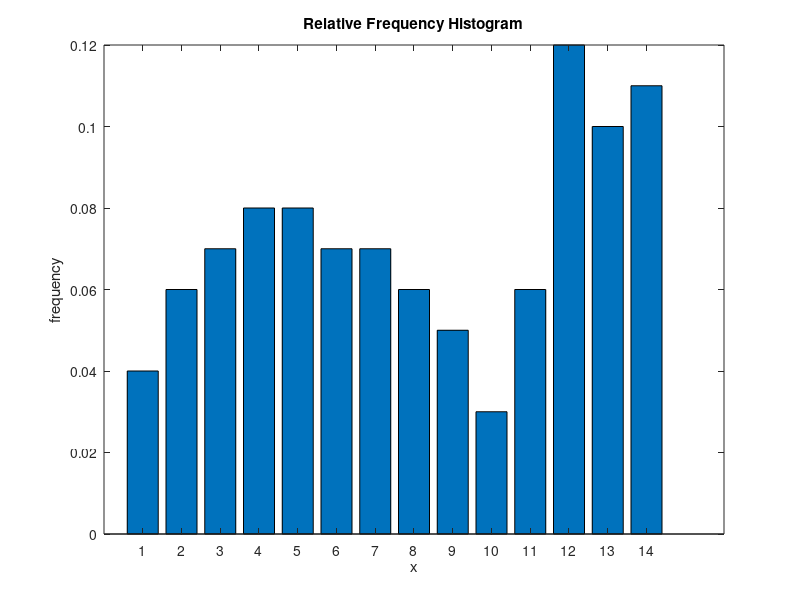

Recreate this plot in MATLAB.
clear;
x=1:14;
y=[0.04 0.06 0.07 0.08 0.08 0.07 0.07 0.06 0.05 0.03 0.06 0.12 0.10 0.11];
figure;
bar(x,y);
title('Relative Frequency Histogram')
xlabel('x')
ylabel('frequency')
